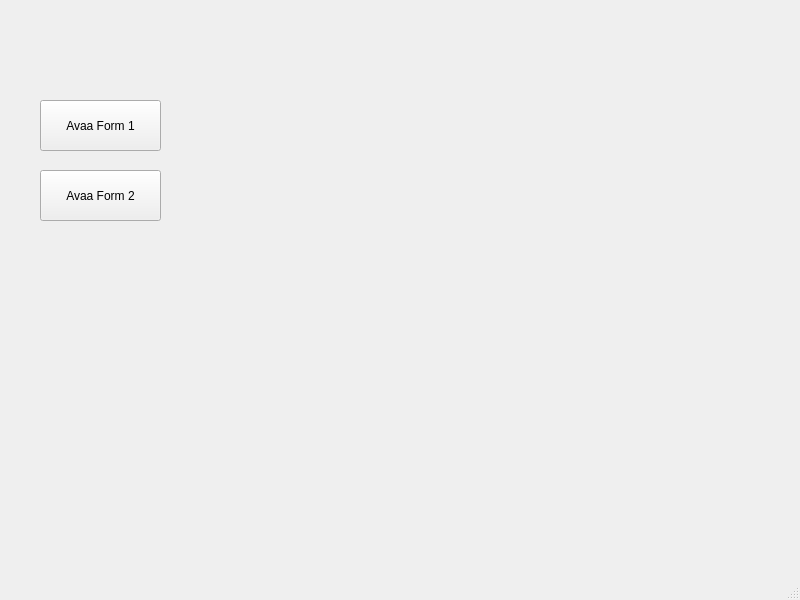
<?xml version="1.0" encoding="UTF-8"?>
<ui version="4.0">
 <class>MainWindow</class>
 <widget class="QMainWindow" name="MainWindow">
  <property name="geometry">
   <rect>
    <x>0</x>
    <y>0</y>
    <width>800</width>
    <height>600</height>
   </rect>
  </property>
  <property name="windowTitle">
   <string>MainWindow</string>
  </property>
  <widget class="QWidget" name="centralwidget">
   <widget class="QPushButton" name="btnOpenForm1">
    <property name="geometry">
     <rect>
      <x>40</x>
      <y>100</y>
      <width>121</width>
      <height>51</height>
     </rect>
    </property>
    <property name="text">
     <string>Avaa Form 1</string>
    </property>
   </widget>
   <widget class="QPushButton" name="btnOpenForm2">
    <property name="geometry">
     <rect>
      <x>40</x>
      <y>170</y>
      <width>121</width>
      <height>51</height>
     </rect>
    </property>
    <property name="text">
     <string>Avaa Form 2</string>
    </property>
   </widget>
  </widget>
  <widget class="QMenuBar" name="menubar">
   <property name="geometry">
    <rect>
     <x>0</x>
     <y>0</y>
     <width>800</width>
     <height>21</height>
    </rect>
   </property>
  </widget>
  <widget class="QStatusBar" name="statusbar"/>
 </widget>
 <resources/>
 <connections/>
</ui>
